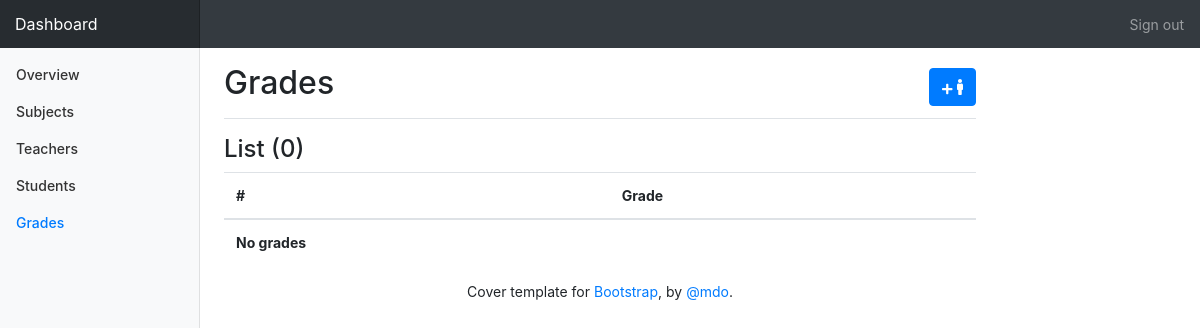
The page /dashboard/grades/ on the database as committed earlier.
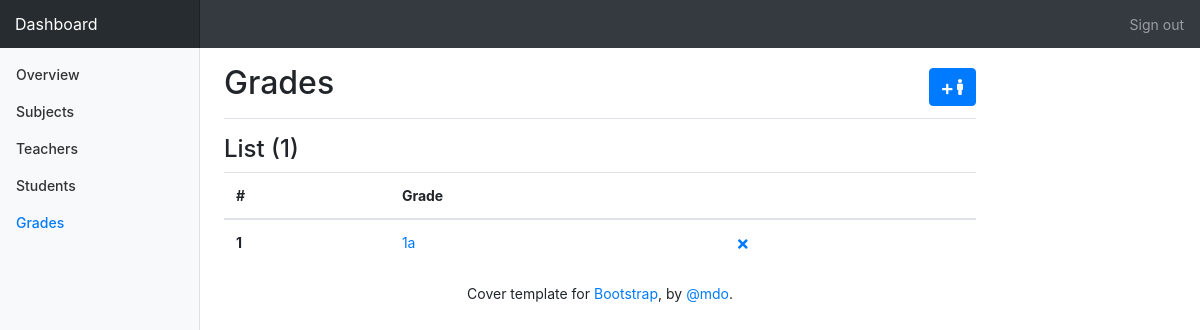
The same page on the database as committed later.
### dashboard/models.py (models this page shows)
class Grade(models.Model):
    name = models.CharField(max_length=3)
    def __str__(self):
        return self.name

### dashboard/views.py (the view)
class GradeList (ListView):
    model = Grade
    def get_context_data(self, **kwargs):
        context = super(GradeList, self).get_context_data(**kwargs)
        context['name'] = self.model.__name__ + 's'
        context['location'] = 'grades'
        return context

### dashboard/templates/dashboard/grade_list.html
{% extends 'dashboard/index.html' %}
{% block main %}
    <main role="main" class="col-md-8 ml-sm-auto col-lg-8 pt-3 px-4">
        <div class="d-flex justify-content-between flex-wrap flex-md-nowrap align-items-center pb-2 mb-3 border-bottom">
          <h1 class="h2">{{name}}</h1>
          <a type="button right" href="{% url 'grade_create' %}" title="Add" class="btn btn-primary">
              <i class="fas fa-plus fa-xs"></i>
              <i class="fas fa-male"></i>
          </a>
        </div>
        <h4>List ({{object_list|length}})</h4>
        <div class="table-responsive">
            <table class="table table-hover">
                <thead>
                    <tr>
                        <th scope="col">#</th>
                        <th scope="col">Grade</th>
                        <th scope="col"></th>
                    </tr>
                </thead>
                <tbody>
                    {% for row in object_list %}
                        <tr>
                            <th scope="row">{{ forloop.counter }}</th>
                            <td><a href="{% url 'grade_update' row.pk %}">{{ row }}</a></td>
                            <td style="padding: 0">
                                <a style="padding: 12px 20px;" href="{% url 'grade_delete' row.pk %}" title="delete" class="btn btn-sm light">
                                    <i class="fas fa-times"></i>
                                </a>
                            </td>
                        </tr>
                    {% empty %}
                        <tr>
                            <th scope="row">No grades</th>
                        </tr>
                    {% endfor %}
                </tbody>
          </table>
        </div>
      </main>
{% endblock main %}

Rows that differ between the two databases and show on the page:
added Grade: name "1a"
Other text that changed with them:
{{ object_list|length }}: "0" → "1"
text no longer shown: "No grades"
